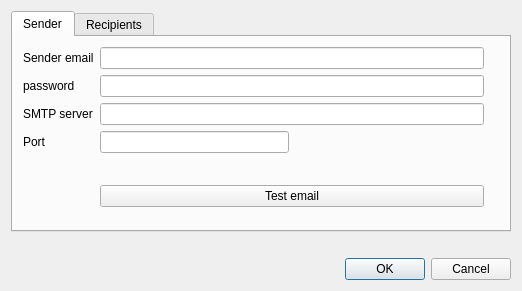
<?xml version="1.0" encoding="UTF-8"?>
<ui version="4.0">
 <class>DialogInsertEmail</class>
 <widget class="QDialog" name="DialogInsertEmail">
  <property name="geometry">
   <rect>
    <x>0</x>
    <y>0</y>
    <width>522</width>
    <height>291</height>
   </rect>
  </property>
  <property name="sizePolicy">
   <sizepolicy hsizetype="Preferred" vsizetype="Fixed">
    <horstretch>0</horstretch>
    <verstretch>0</verstretch>
   </sizepolicy>
  </property>
  <property name="windowTitle">
   <string>Insert Email configuration parameters</string>
  </property>
  <layout class="QVBoxLayout" name="verticalLayout">
   <item>
    <widget class="QTabWidget" name="tabWidget">
     <property name="currentIndex">
      <number>0</number>
     </property>
     <widget class="QWidget" name="tab_3">
      <attribute name="title">
       <string>Sender</string>
      </attribute>
      <widget class="QWidget" name="gridLayoutWidget">
       <property name="geometry">
        <rect>
         <x>10</x>
         <y>10</y>
         <width>461</width>
         <height>186</height>
        </rect>
       </property>
       <layout class="QGridLayout" name="gridLayout">
        <item row="3" column="1">
         <widget class="QLabel" name="label_4">
          <property name="text">
           <string>Port</string>
          </property>
         </widget>
        </item>
        <item row="3" column="3">
         <widget class="QLineEdit" name="lineEdit_port"/>
        </item>
        <item row="2" column="1">
         <widget class="QLabel" name="label_3">
          <property name="text">
           <string>SMTP server</string>
          </property>
         </widget>
        </item>
        <item row="2" column="3" colspan="2">
         <widget class="QLineEdit" name="lineEdit_smtpServer"/>
        </item>
        <item row="0" column="1">
         <widget class="QLabel" name="label">
          <property name="text">
           <string>Sender email</string>
          </property>
         </widget>
        </item>
        <item row="3" column="4">
         <spacer name="horizontalSpacer">
          <property name="orientation">
           <enum>Qt::Orientation::Horizontal</enum>
          </property>
          <property name="sizeHint" stdset="0">
           <size>
            <width>40</width>
            <height>20</height>
           </size>
          </property>
         </spacer>
        </item>
        <item row="4" column="3" colspan="2">
         <widget class="QPushButton" name="pushButton_testEmail">
          <property name="text">
           <string>Test email</string>
          </property>
         </widget>
        </item>
        <item row="0" column="3" colspan="2">
         <widget class="QLineEdit" name="lineEdit_senderEmail"/>
        </item>
        <item row="1" column="3" colspan="2">
         <widget class="QLineEdit" name="lineEdit_password">
          <property name="echoMode">
           <enum>QLineEdit::EchoMode::Password</enum>
          </property>
         </widget>
        </item>
        <item row="1" column="1">
         <widget class="QLabel" name="label_2">
          <property name="text">
           <string>password</string>
          </property>
         </widget>
        </item>
        <item row="4" column="1">
         <spacer name="verticalSpacer">
          <property name="orientation">
           <enum>Qt::Orientation::Vertical</enum>
          </property>
          <property name="sizeHint" stdset="0">
           <size>
            <width>20</width>
            <height>40</height>
           </size>
          </property>
         </spacer>
        </item>
       </layout>
      </widget>
     </widget>
     <widget class="QWidget" name="tab_4">
      <attribute name="title">
       <string>Recipients</string>
      </attribute>
      <widget class="QTextEdit" name="textEdit_recipient_email">
       <property name="geometry">
        <rect>
         <x>10</x>
         <y>50</y>
         <width>481</width>
         <height>131</height>
        </rect>
       </property>
      </widget>
      <widget class="QLabel" name="label_5">
       <property name="geometry">
        <rect>
         <x>10</x>
         <y>10</y>
         <width>471</width>
         <height>16</height>
        </rect>
       </property>
       <property name="text">
        <string>Insert recipients email address(es) separated by comma and space. </string>
       </property>
      </widget>
      <widget class="QLabel" name="label_6">
       <property name="geometry">
        <rect>
         <x>10</x>
         <y>30</y>
         <width>481</width>
         <height>16</height>
        </rect>
       </property>
       <property name="text">
        <string>Example: email1@domail.com, email2@domail.com, email3@domail.com</string>
       </property>
      </widget>
     </widget>
    </widget>
   </item>
   <item>
    <widget class="QLabel" name="label_status">
     <property name="text">
      <string/>
     </property>
    </widget>
   </item>
   <item>
    <widget class="QDialogButtonBox" name="buttonBox">
     <property name="orientation">
      <enum>Qt::Orientation::Horizontal</enum>
     </property>
     <property name="standardButtons">
      <set>QDialogButtonBox::StandardButton::Cancel|QDialogButtonBox::StandardButton::Ok</set>
     </property>
    </widget>
   </item>
  </layout>
 </widget>
 <tabstops>
  <tabstop>lineEdit_senderEmail</tabstop>
  <tabstop>lineEdit_password</tabstop>
  <tabstop>lineEdit_smtpServer</tabstop>
  <tabstop>lineEdit_port</tabstop>
  <tabstop>pushButton_testEmail</tabstop>
 </tabstops>
 <resources/>
 <connections>
  <connection>
   <sender>buttonBox</sender>
   <signal>accepted()</signal>
   <receiver>DialogInsertEmail</receiver>
   <slot>accept()</slot>
   <hints>
    <hint type="sourcelabel">
     <x>248</x>
     <y>254</y>
    </hint>
    <hint type="destinationlabel">
     <x>157</x>
     <y>274</y>
    </hint>
   </hints>
  </connection>
  <connection>
   <sender>buttonBox</sender>
   <signal>rejected()</signal>
   <receiver>DialogInsertEmail</receiver>
   <slot>reject()</slot>
   <hints>
    <hint type="sourcelabel">
     <x>316</x>
     <y>260</y>
    </hint>
    <hint type="destinationlabel">
     <x>286</x>
     <y>274</y>
    </hint>
   </hints>
  </connection>
 </connections>
</ui>
